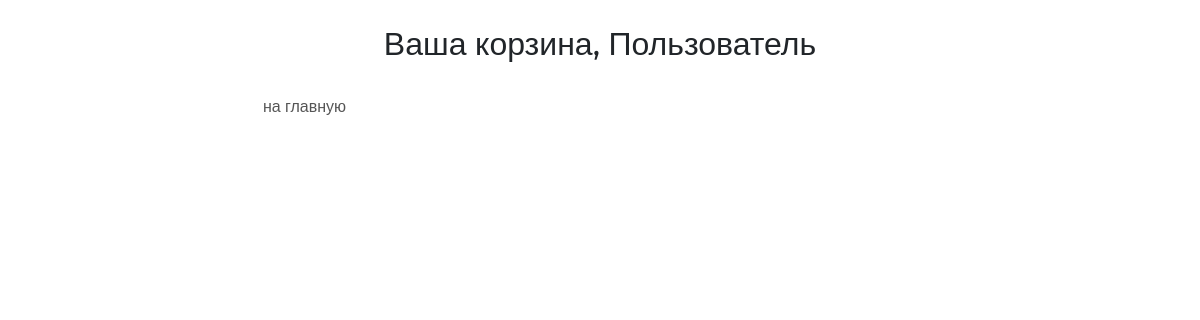
Before: /basket/ (signed in) with the older database file.
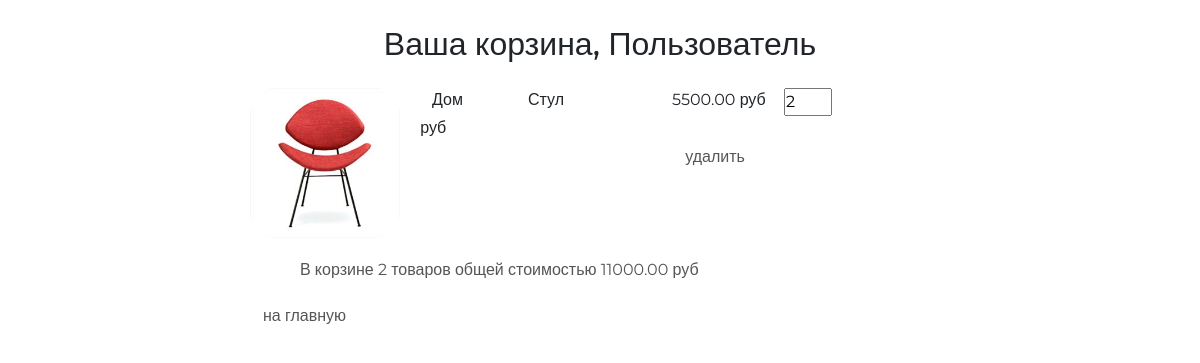
After: the same page with the newer database file.
### basketapp/models.py (models this page shows, shortened)
class Basket(models.Model):
    user = models.ForeignKey(settings.AUTH_USER_MODEL, on_delete=models.CASCADE, related_name='basket')
    product = models.ForeignKey(Product, on_delete=models.CASCADE)
    quantity = models.PositiveSmallIntegerField(default=0)
    add_datetime = models.DateField(auto_now_add=True)
    @property
    def products_cost(self):
        return self.quantity * self.product.price
    @property
    def total_quantity(self):
        _items = Basket.objects.filter(user=self.user)
        return sum(list(map(lambda x: x.quantity, _items)))
    @property
    def total_cost(self):
        _items = Basket.objects.filter(user=self.user)
        return sum(list(map(lambda x: x.products_cost, _items)))

### mainapp/models.py (models this page shows, shortened)
class Product(models.Model):
    category = models.ForeignKey(ProductCategory, on_delete=models.CASCADE, verbose_name='Категория')
    name = models.CharField(max_length=128, verbose_name='Название')
    image = models.ImageField(upload_to='products', blank=True, verbose_name='Картинка')
    short_desc = models.CharField(max_length=255, verbose_name='Краткое описание')
    description = models.TextField(verbose_name='Описание')
    price = models.DecimalField(decimal_places=2, max_digits=10, default=0, verbose_name='Цена')
    quantity = models.PositiveSmallIntegerField(default=0, verbose_name='Количество')
    count_sales = models.PositiveIntegerField(default=0, verbose_name='Количество покупок')
    is_active = models.BooleanField(default=True)

class ProductCategory(models.Model):
    name = models.CharField(max_length=64, blank=True, unique=True, verbose_name='Название')
    description = models.TextField(verbose_name='Описание')
    is_active = models.BooleanField(default=True)
    class Meta:
        verbose_name = 'категория'
        verbose_name_plural = 'категория'
        ordering = ('-id',)

### authapp/models.py (models this page shows, shortened)
class ShopUser(AbstractUser):
    avatar = models.ImageField(upload_to='users_avatars', blank=True, verbose_name='Аватар')
    avatar_url = models.URLField(blank=True, verbose_name='Ссылка на аватар')
    age = models.PositiveSmallIntegerField(verbose_name='Возраст', default=18)
    activate_key = models.CharField(max_length=128, verbose_name='Ключ активации', blank=True, null=True)
    activate_key_expired = models.DateTimeField(blank=True, null=True)

### basketapp/views.py (the view)
# urls.py: path('', views.basket, name='basket'),
@login_required
def basket(request):
    basket_list = Basket.objects.filter(user=request.user).select_related()
    context = {
        'baskets': basket_list
    }
    return render(request, 'basketapp/basket.html', context=context)

### adminapp/templatetags/my_tags.py (called while the page is built)
@register.filter(name='media_for_product')
def media_for_product(img_path):
    if not img_path:
        img_path = 'products/default.jpg'
    return f'{settings.MEDIA_URL}{img_path}'

### mainapp/context_processor.py (called while the page is built)
def basket(request):
    basket_items = []
    if request.user.is_authenticated:
        basket_items = Basket.objects.filter(user=request.user).select_related()
    return {
        'basket': basket_items
    }

### basketapp/templates/basketapp/basket.html
{% extends 'basketapp/base.html' %}
{% load static %}
{% block content %}
    <div class="basket_list">
        {% include 'basketapp/includes/inc_basket_list.html' %}
    </div>
    <button class="btn btn-round">
        <a href="{% url 'main' %}">на главную</a>
    </button>
{% endblock %}

### basketapp/templates/basketapp/includes/inc_basket_list.html
{% load my_tags %}
{% for item in baskets %}
    <div class="basket_record">
        <img src="{{ item.product.image|media_for_product }}"
             alt="{{ item.product.short_desc }}">
        <span class="category_name">{{ item.product.category.name }}</span>
        <span class="product_name">{{ item.product.name }}</span>
        <span class="product_price">{{ item.product.price }}&nbspруб</span>
        <input type="number" name="{{ item.pk }}"
               min="0"
               value="{{ item.quantity }}">
        <span class="product_cost">{{ item.cost }}&nbspруб</span>
        <button class="btn btn-round">
            <a href="{% url 'basket:remove' item.pk %}" class="">
                удалить
            </a>
        </button>
    </div>
{% endfor %}
{% if baskets %}
    <div class="basket_summary">
        В корзине {{ baskets.0.total_quantity }} товаров общей стоимостью
        {{ baskets.0.total_cost }} руб
    </div>
{% endif %}

Changed rows visible on the page:
added Basket: product.image|media_for_product (picture), product.category.name "Дом", product.name "Стул", product.price "5500.00", quantity "2", user+quantity "2", user+quantity+product "11000.00"
Other visible differences:
text now shown: "В корзине товаров общей стоимостью руб"
